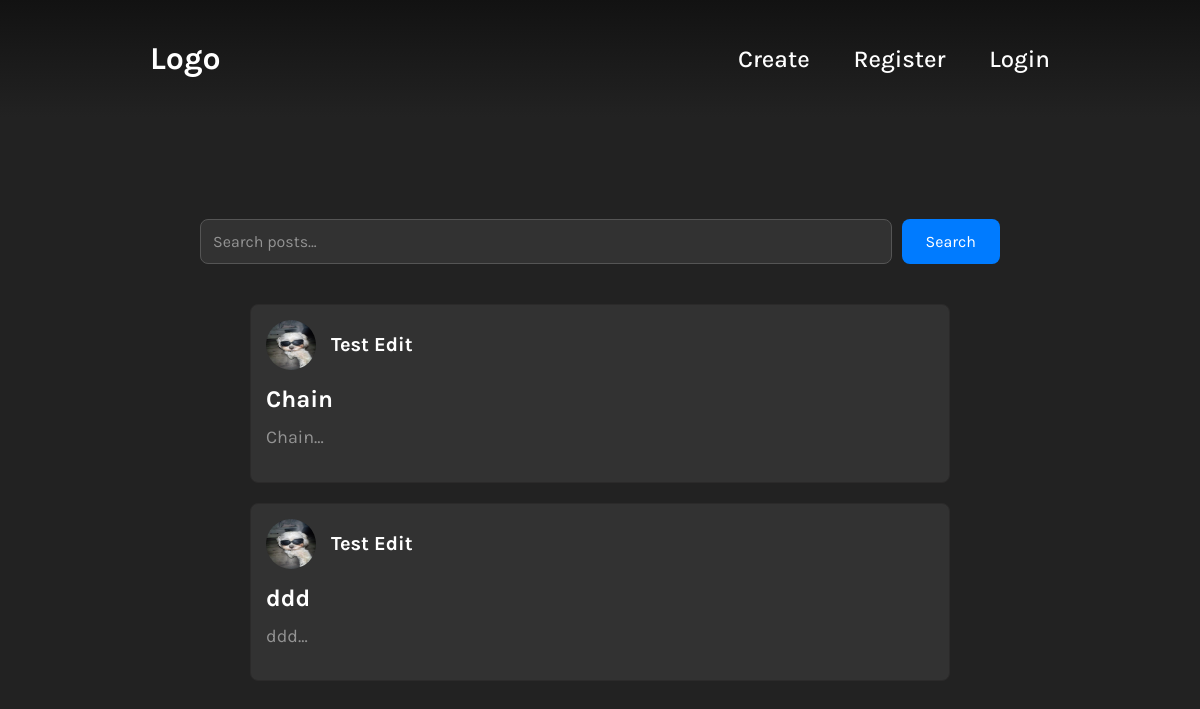
Before: / with the older database file.
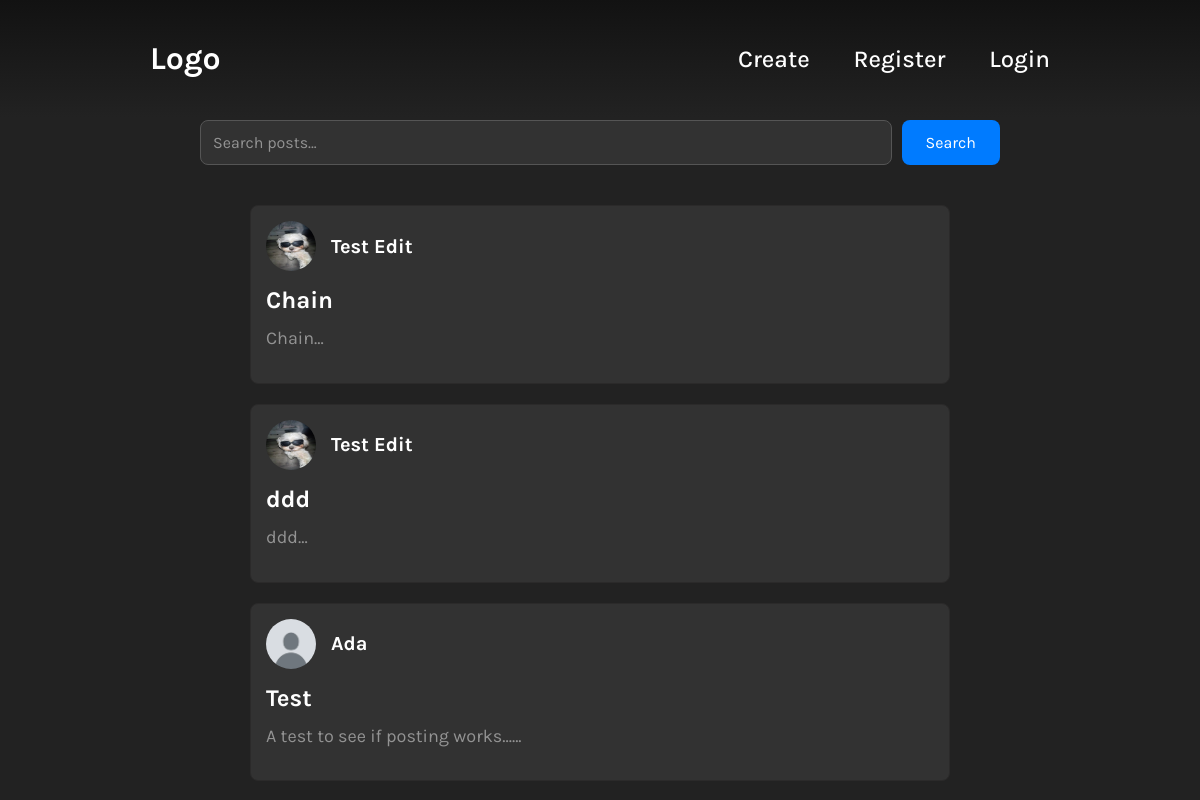
After: the same page with the newer database file.
### tables this page shows
CREATE TABLE "posts" (
	"id"	INTEGER,
	"title"	TEXT NOT NULL,
	"description"	TEXT NOT NULL,
	"particle_data"	TEXT NOT NULL,
	"user_id"	INTEGER NOT NULL,
	PRIMARY KEY("id" AUTOINCREMENT),
	FOREIGN KEY("user_id") REFERENCES "users"("id")
);

CREATE TABLE "users" (
	"id"	INTEGER UNIQUE,
	"username"	TEXT NOT NULL UNIQUE,
	"email"	TEXT NOT NULL UNIQUE,
	"password"	TEXT NOT NULL,
	"image_file"	TEXT DEFAULT 'default_icon.png',
	PRIMARY KEY("id" AUTOINCREMENT)
);

### main.py (the view)
@app.route("/home", methods=["GET", "POST"])
@app.route("/", methods=["GET", "POST"])
def home():
    conn = get_db_connection()
    try:
        query = '''
            SELECT posts.id, posts.title, posts.description, users.username, users.image_file as user_image
            FROM posts
            JOIN users ON posts.user_id = users.id
        '''
        posts = conn.execute(query).fetchall()
        posts_list = [dict(post) for post in posts]  # Convert to a list of dictionaries
    except Exception as e:
        print(f"Error fetching posts: {e}")
        posts_list = []  # If there is an error then fallback to an empty list
    finally:
        conn.close()
    return render_template('index.html', posts=posts_list)

### main.py (called while the page is built)
def get_db_connection():
    conn = sqlite3.connect(DATABASE)
    conn.row_factory = sqlite3.Row
    return conn

### templates/index.html (shortened to what this page needs)
{% extends "layout.html" %}
{% block extra_head %}
<link rel="stylesheet" href="{{ url_for('static', filename='css/index.css') }}">
{% endblock %}
{% block content %}
  <div class="search-bar">
    <input type="text" id="searchInput" placeholder="Search posts...">
    <button onclick="searchPosts()">Search</button>
  </div>
  <div id="postsContainer">
    {% if posts %}
        {% for post in posts %}
            <div class="post-container">
                <div class="post-header">
                    <img src="{{ url_for('static', filename='profile_pics/' + post.user_image) }}" alt="{{ post.username }}">
                    <h3>{{ post.username }}</h3>
                </div>
                <button onclick="window.location.href='{{ url_for('view_post', post_id=post.id) }}'" class="post-title">
                    {{ post.title }}
                </button>
                <div class="post-description">{{ post.description[:100] }}...</div>
            </div>
        {% endfor %}
    {% else %}
        <p>No posts found.</p>
    {% endif %}
</div>
{% endblock %}

### templates/layout.html (shortened to what this page needs)
<!DOCTYPE html>
<html lang="en">
<head>
    <link rel="stylesheet" href="{{ url_for('static', filename='css/layout.css') }}">
    {% block extra_head %}
    {% endblock %}
</head>
<body>
    <header class="header">
        <a href="/home" class="logo">Logo</a>
        <nav class="navbar">
            {% if current_user.is_authenticated %}
                <a href="/create">Create</a>
                <a href="/account">Account</a>
                <a href="/logout">Logout</a>
            {% else %}
                <a href="/create">Create</a>
                <a href="/register">Register</a>
                <a href="/login">Login</a>
            {% endif %}
        </nav>
    </header>
    {% block content %}
    {% endblock %}
</body>
</html>

### static/css/layout.css (style rules this page uses)
* { font-family: "karla", sans-serif; margin: 0; padding: 0; box-sizing: border-box; }
body { min-height: 100vh; background-color: rgb(34, 34, 34); background-size: cover; background-position: center; display: flex; flex-direction: column; align-items: center; justify-content: center; }
.header { position: fixed; top: 0; left: 0; width: 100%; padding: 20px 100px; background-image: linear-gradient(rgb(18, 18, 18), rgb(34, 34, 34)); display: flex; justify-content: space-between; align-items: center; z-index: 10000; }
.header .logo { font-size: 2em; color: #fff; text-decoration: none; font-weight: 700; z-index: 10000; }
.navbar a { font-size: 24px; color: #fff; text-decoration: none; font-weight: 500; margin-left: 40px; transition-duration: 0.3s; transition-timing-function: ease; }

### static/css/index.css (style rules this page uses)
* { font-family: "karla", sans-serif; margin: 0; padding: 0; box-sizing: border-box; }
body { min-height: 100vh; background-color: rgb(34, 34, 34); background-size: cover; background-position: center; display: flex; flex-direction: column; align-items: center; justify-content: center; }
.header { position: fixed; top: 0; left: 0; width: 100%; padding: 40px 150px; background-image: linear-gradient(rgb(18, 18, 18), rgb(34, 34, 34)); display: flex; justify-content: space-between; align-items: center; }
.header .logo { font-size: 2em; color: #fff; text-decoration: none; font-weight: 700; }
.navbar a { font-size: 24px; color: #fff; text-decoration: none; font-weight: 500; margin-left: 40px; transition-duration: 0.3s; transition-timing-function: ease; }
.search-bar { margin-top: 120px; margin-bottom: 20px; width: 100%; max-width: 800px; display: flex; gap: 10px; }
.search-bar input { flex: 1; padding: 12px; font-size: 16px; border: 1px solid #555; border-radius: 8px; background-color: rgb(50, 50, 50); color: #fff; outline: none; }
.search-bar input::placeholder { color: #939393; }
.search-bar button { padding: 12px 24px; font-size: 16px; background-color: #007bff; color: white; border: none; border-radius: 8px; cursor: pointer; transition: background-color 0.3s ease; }
#postsContainer .post-container { margin: 20px 0; padding: 15px; border: 1px solid #2b2a2a; border-radius: 8px; background-color: rgb(50, 50, 50); width: 700px; max-width: 720px; min-height: 150px; display: flex; flex-direction: column; justify-content: space-between; }
.post-header { display: flex; align-items: center; margin-bottom: 15px; }
.post-header img { width: 50px; height: 50px; border-radius: 50%; margin-right: 15px; }
.post-header h3 { margin: 0; font-size: 20px; color: #fff; }
.post-description { font-size: 18px; color: #939393; line-height: 1.6; margin-bottom: 15px; }
.post-title { font-size: 24px; font-weight: bold; margin-bottom: 10px; color: #fff; text-decoration: none; background: none; border: none; padding: 0; cursor: pointer; display: inline-block; text-align: left; }

Changed rows visible on the page:
added posts: image_file (placeholder picture), username "Ada", title "Test", description "A test to see if posting works..."
